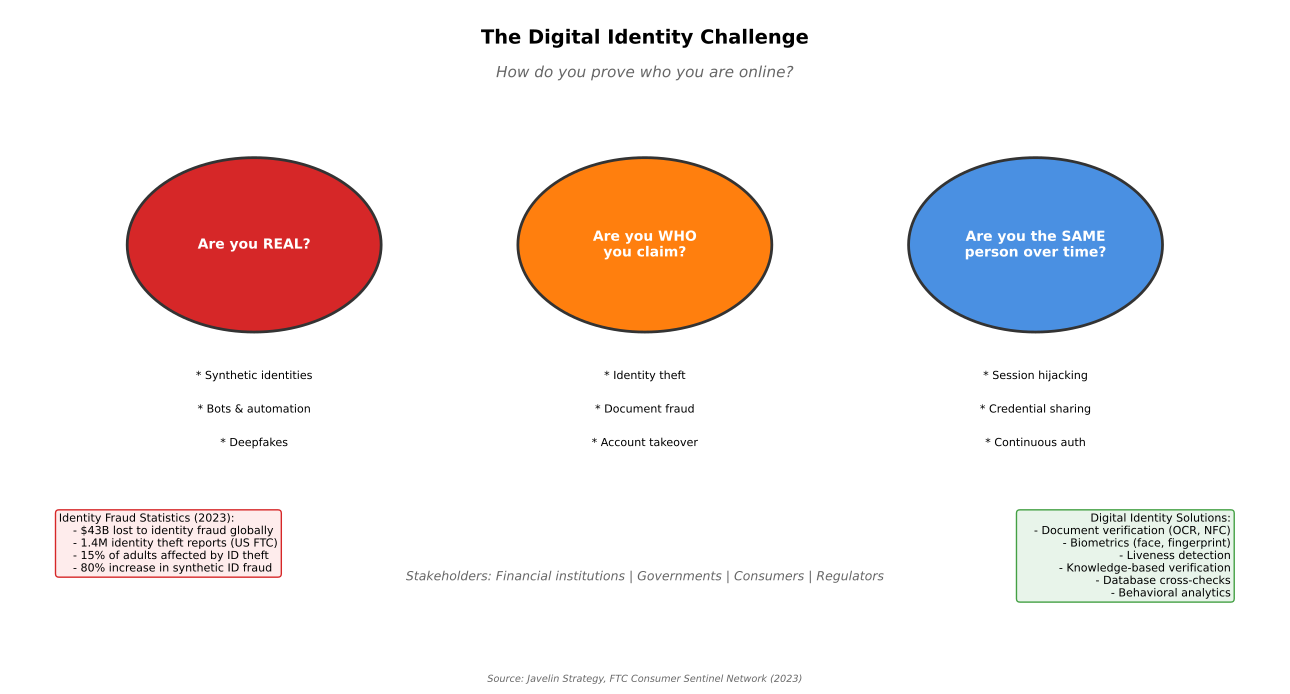

Source code (Python):
"""
Digital Identity Challenge
Shows the core challenges in digital identity verification

Output: identity_challenge.pdf
Module: module_01_fintech
Lesson: 6 - Digital Identity
"""

from pathlib import Path
import matplotlib.pyplot as plt
import matplotlib.patches as mpatches
import numpy as np

CHART_METADATA = {
    'title': 'Digital Identity Challenge',
    'module': 'module_01_fintech',
    'lesson': 6,
    'url': 'https://github.com/Digital-AI-Finance/digital-finance/tree/main/module_01_fintech/figures/identity_challenge'
}

plt.rcParams.update({
    'font.size': 10,
    'axes.labelsize': 10,
})

def create_chart():
    """Create digital identity challenge diagram"""
    fig, ax = plt.subplots(figsize=(13, 7))
    ax.set_xlim(0, 13)
    ax.set_ylim(0, 10)
    ax.axis('off')

    # Title
    ax.text(6.5, 9.5, 'The Digital Identity Challenge', fontsize=14, fontweight='bold', ha='center')
    ax.text(6.5, 9, 'How do you prove who you are online?', fontsize=11, ha='center',
           style='italic', color='#666666')

    # Three core questions
    questions = [
        {'q': 'Are you REAL?', 'x': 2.5, 'color': '#D62728',
         'issues': ['Synthetic identities', 'Bots & automation', 'Deepfakes']},
        {'q': 'Are you WHO\nyou claim?', 'x': 6.5, 'color': '#FF7F0E',
         'issues': ['Identity theft', 'Document fraud', 'Account takeover']},
        {'q': 'Are you the SAME\nperson over time?', 'x': 10.5, 'color': '#4A90E2',
         'issues': ['Session hijacking', 'Credential sharing', 'Continuous auth']},
    ]

    for q in questions:
        # Question circle
        circle = mpatches.Circle((q['x'], 6.5), 1.3, facecolor=q['color'],
                                  edgecolor='#333333', lw=2)
        ax.add_patch(circle)
        ax.text(q['x'], 6.5, q['q'], ha='center', va='center',
               fontsize=10, fontweight='bold', color='white')

        # Issues below
        for i, issue in enumerate(q['issues']):
            ax.text(q['x'], 4.5 - i*0.5, f'* {issue}', ha='center', fontsize=8)

    # Statistics box
    stats = """Identity Fraud Statistics (2023):
    - $43B lost to identity fraud globally
    - 1.4M identity theft reports (US FTC)
    - 15% of adults affected by ID theft
    - 80% increase in synthetic ID fraud"""

    ax.text(0.5, 2.5, stats, fontsize=8, va='top',
           bbox=dict(boxstyle='round', facecolor='#FEECEC', edgecolor='#D62728'))

    # Solution categories
    solutions = """Digital Identity Solutions:
    - Document verification (OCR, NFC)
    - Biometrics (face, fingerprint)
    - Liveness detection
    - Knowledge-based verification
    - Database cross-checks
    - Behavioral analytics"""

    ax.text(12.5, 2.5, solutions, fontsize=8, ha='right', va='top',
           bbox=dict(boxstyle='round', facecolor='#E8F4EA', edgecolor='#44A044'))

    # Stakeholders
    ax.text(6.5, 1.5, 'Stakeholders: Financial institutions | Governments | Consumers | Regulators',
           ha='center', fontsize=9, style='italic', color='#666666')

    # Source
    fig.text(0.5, 0.02, 'Source: Javelin Strategy, FTC Consumer Sentinel Network (2023)',
            fontsize=7, ha='center', style='italic', color='#666666')

    plt.tight_layout()

    output_path = Path(__file__).parent / 'identity_challenge.pdf'
    plt.savefig(output_path, format='pdf', dpi=300, bbox_inches='tight')
    plt.close()
    print(f"Chart saved to: {output_path}")
    return output_path

if __name__ == '__main__':
    create_chart()
